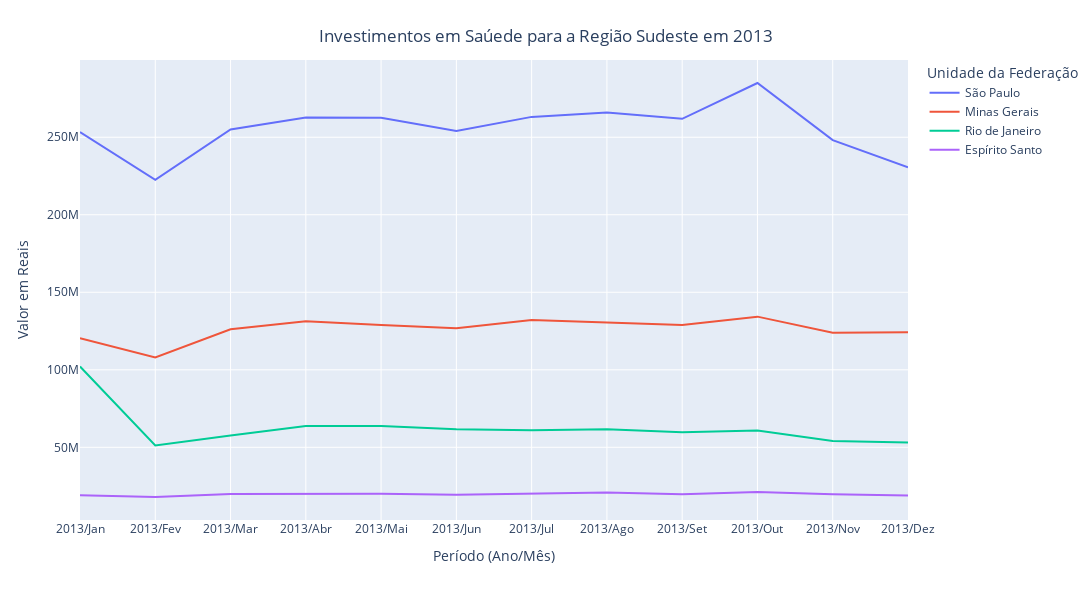

Notebook code for this chart:
### Code cell
plot(usaveis_sudeste)

### Figure 1 — Plotly figure (JSON) as saved in the notebook; plotly's stock layout.template omitted (floating-point values rounded to 4 significant figures)
{"data": [{"hovertemplate": "Unidade da Federação=São Paulo<br>Período (Ano/Mês)=%{x}<br>Valor em Reais=%{y}<extra></extra>", "legendgroup": "São Paulo", "line": {"color": "#636efa", "dash": "solid"}, "mode": "lines", "name": "São Paulo", "orientation": "v", "showlegend": true, "type": "scatter", "x": ["2013/Jan", "2013/Fev", "2013/Mar", "2013/Abr", "2013/Mai", "2013/Jun", "2013/Jul", "2013/Ago", "2013/Set", "2013/Out", "2013/Nov", "2013/Dez"], "xaxis": "x", "y": [253300000.0, 222600000.0, 255100000.0, 262700000.0, 262600000.0, 254100000.0, 263100000.0, 266000000.0, 261900000.0, 285000000.0, 248100000.0, 230600000.0], "yaxis": "y"}, {"hovertemplate": "Unidade da Federação=Minas Gerais<br>Período (Ano/Mês)=%{x}<br>Valor em Reais=%{y}<extra></extra>", "legendgroup": "Minas Gerais", "line": {"color": "#EF553B", "dash": "solid"}, "mode": "lines", "name": "Minas Gerais", "orientation": "v", "showlegend": true, "type": "scatter", "x": ["2013/Jan", "2013/Fev", "2013/Mar", "2013/Abr", "2013/Mai", "2013/Jun", "2013/Jul", "2013/Ago", "2013/Set", "2013/Out", "2013/Nov", "2013/Dez"], "xaxis": "x", "y": [120400000.0, 107900000.0, 126100000.0, 131300000.0, 128900000.0, 126800000.0, 132100000.0, 130200000.0, 128800000.0, 134300000.0, 123900000.0, 124200000.0], "yaxis": "y"}, {"hovertemplate": "Unidade da Federação=Rio de Janeiro<br>Período (Ano/Mês)=%{x}<br>Valor em Reais=%{y}<extra></extra>", "legendgroup": "Rio de Janeiro", "line": {"color": "#00cc96", "dash": "solid"}, "mode": "lines", "name": "Rio de Janeiro", "orientation": "v", "showlegend": true, "type": "scatter", "x": ["2013/Jan", "2013/Fev", "2013/Mar", "2013/Abr", "2013/Mai", "2013/Jun", "2013/Jul", "2013/Ago", "2013/Set", "2013/Out", "2013/Nov", "2013/Dez"], "xaxis": "x", "y": [102100000.0, 51210000.0, 57580000.0, 63700000.0, 63790000.0, 61690000.0, 60990000.0, 61580000.0, 59720000.0, 60870000.0, 54070000.0, 53160000.0], "yaxis": "y"}, {"hovertemplate": "Unidade da Federação=Espírito Santo<br>Período (Ano/Mês)=%{x}<br>Valor em Reais=%{y}<extra></extra>", "legendgroup": "Espírito Santo", "line": {"color": "#ab63fa", "dash": "solid"}, "mode": "lines", "name": "Espírito Santo", "orientation": "v", "showlegend": true, "type": "scatter", "x": ["2013/Jan", "2013/Fev", "2013/Mar", "2013/Abr", "2013/Mai", "2013/Jun", "2013/Jul", "2013/Ago", "2013/Set", "2013/Out", "2013/Nov", "2013/Dez"], "xaxis": "x", "y": [19120000.0, 17940000.0, 19870000.0, 19890000.0, 19980000.0, 19410000.0, 20370000.0, 20880000.0, 19760000.0, 21150000.0, 19680000.0, 18870000.0], "yaxis": "y"}], "layout": {"height": 600, "legend": {"title": {"text": "Unidade da Federação"}, "tracegroupgap": 0}, "margin": {"t": 60}, "title": {"text": "Investimentos em Saúede para a Região Sudeste em 2013", "x": 0.5, "xanchor": "center", "y": 0.95, "yanchor": "top"}, "width": 1400, "xaxis": {"anchor": "y", "domain": [0, 1], "title": {"text": "Período (Ano/Mês)"}}, "yaxis": {"anchor": "x", "domain": [0, 1], "title": {"text": "Valor em Reais"}}}}
